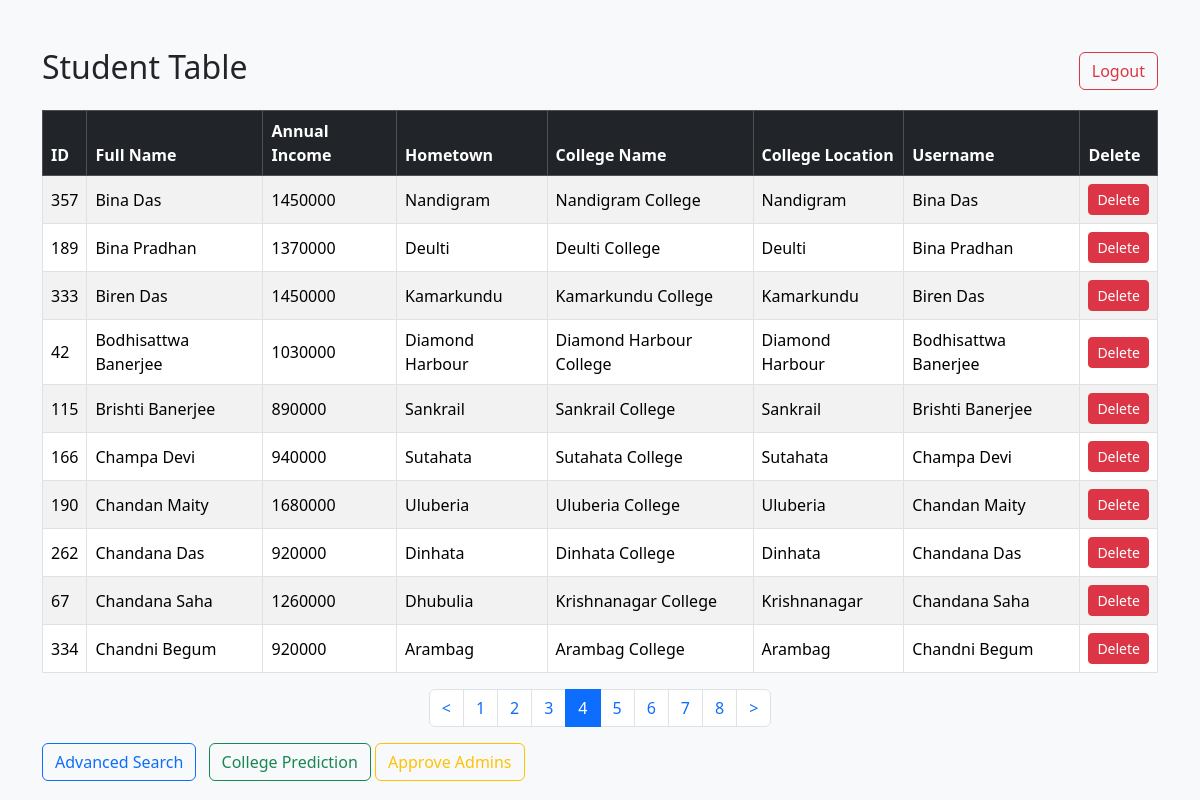
Page /admin/dashboard?page=4 (signed in) on the committed database.
### tables this page shows
CREATE TABLE profiles (
            user_id INTEGER PRIMARY KEY,
            full_name TEXT,
            annual_income INTEGER,
            hometown TEXT,
            college_name TEXT,
            college_location TEXT,
            FOREIGN KEY(user_id) REFERENCES users(id)
        );

CREATE TABLE users (
            id INTEGER PRIMARY KEY AUTOINCREMENT,
            username TEXT UNIQUE NOT NULL,
            password TEXT NOT NULL,
            role TEXT NOT NULL
        , approved INTEGER DEFAULT 1);

### app.py (the view)
@app.route('/admin/dashboard')
@login_required
def admin_dashboard():
    if getattr(current_user, 'role', None) != 'admin':
        return redirect(url_for('admin_login'))
    page = request.args.get('page', 1, type=int)
    per_page = 10
    conn = sqlite3.connect('database.db')
    c = conn.cursor()
    c.execute("SELECT COUNT(*) FROM profiles")
    total = c.fetchone()[0]
    c.execute('''SELECT profiles.*, users.username
                 FROM profiles JOIN users ON profiles.user_id = users.id
                 LIMIT ? OFFSET ?''', (per_page, (page-1)*per_page))
    students = c.fetchall()
    conn.close()
    total_pages = ceil(total/per_page) if total else 1
    pagination_window = get_pagination_window(page, total_pages, window=8)
    return render_template('admin_dashboard.html',
                           students=students,
                           total_pages=total_pages,
                           current_page=page,
                           pagination_window=pagination_window)

### app.py (called while the page is built)
def get_pagination_window(current_page, total_pages, window=8):
    half = window // 2
    if total_pages <= window:
        return list(range(1, total_pages + 1))
    elif current_page <= half:
        return list(range(1, window + 1))
    elif current_page >= total_pages - half:
        return list(range(total_pages - window + 1, total_pages + 1))
    else:
        return list(range(current_page - half + 1, current_page + half + 1))

@login_manager.user_loader
def user_loader(username):
    conn = sqlite3.connect('database.db')
    c = conn.cursor()
    c.execute("SELECT * FROM users WHERE username = ?", (username,))
    user_data = c.fetchone()
    if not user_data:
        return None
    user = User()
    user.id = username
    user.role = user_data[3]
    return user

### templates/admin_dashboard.html (shortened to what this page needs)
<!DOCTYPE html>
<html>
<head>
  <link href="https://cdn.jsdelivr.net/npm/bootstrap@5.3.2/dist/css/bootstrap.min.css" rel="stylesheet">
</head>
<body class="bg-light">
<div class="container mt-5">
  <div class="d-flex justify-content-between align-items-center mb-3">
    <h2>Student Table</h2>
    <a class="btn btn-outline-danger" href="{{ url_for('logout') }}">Logout</a>
  </div>
  <div class="table-responsive">
    <table class="table table-striped table-bordered align-middle">
      <thead class="table-dark">
        <tr>
          <th>ID</th>
          <th>Full Name</th>
          <th>Annual Income</th>
          <th>Hometown</th>
          <th>College Name</th>
          <th>College Location</th>
          <th>Username</th>
          <th>Delete</th>
        </tr>
      </thead>
      <tbody>
        {% for s in students %}
        <tr>
          <td>{{ s[0] }}</td>
          <td>{{ s[1] }}</td>
          <td>{{ s[2] }}</td>
          <td>{{ s[3] }}</td>
          <td>{{ s[4] }}</td>
          <td>{{ s[5] }}</td>
          <td>{{ s[6] }}</td>
          <td>
            <a class="btn btn-sm btn-danger" href="{{ url_for('admin_delete', user_id=s[0]) }}">Delete</a>
          </td>
        </tr>
        {% endfor %}
      </tbody>
    </table>
  </div>
  {% include 'pagination.html' %}
  <div class="mt-3">
    <a class="btn btn-outline-primary me-2" href="{{ url_for('admin_search') }}">Advanced Search</a>
    <a class="btn btn-outline-success" href="{{ url_for('admin_predict') }}">College Prediction</a>
    <a class="btn btn-outline-warning" href="{{ url_for('admin_approve') }}">Approve Admins</a>
  </div>
</div>
</body>
</html>

### rows in the picture
profiles: user_id "357", full_name "Bina Das", annual_income "1450000", hometown "Nandigram", college_name "Nandigram College", college_location "Nandigram", username "Bina Das"
profiles: user_id "189", full_name "Bina Pradhan", annual_income "1370000", hometown "Deulti", college_name "Deulti College", college_location "Deulti", username "Bina Pradhan"
profiles: user_id "333", full_name "Biren Das", annual_income "1450000", hometown "Kamarkundu", college_name "Kamarkundu College", college_location "Kamarkundu", username "Biren Das"
profiles: user_id "42", full_name "Bodhisattwa Banerjee", annual_income "1030000", hometown "Diamond Harbour", college_name "Diamond Harbour College", college_location "Diamond Harbour", username "Bodhisattwa Banerjee"
profiles: user_id "115", full_name "Brishti Banerjee", annual_income "890000", hometown "Sankrail", college_name "Sankrail College", college_location "Sankrail", username "Brishti Banerjee"
profiles: user_id "166", full_name "Champa Devi", annual_income "940000", hometown "Sutahata", college_name "Sutahata College", college_location "Sutahata", username "Champa Devi"
profiles: user_id "190", full_name "Chandan Maity", annual_income "1680000", hometown "Uluberia", college_name "Uluberia College", college_location "Uluberia", username "Chandan Maity"
profiles: user_id "262", full_name "Chandana Das", annual_income "920000", hometown "Dinhata", college_name "Dinhata College", college_location "Dinhata", username "Chandana Das"
profiles: user_id "67", full_name "Chandana Saha", annual_income "1260000", hometown "Dhubulia", college_name "Krishnanagar College", college_location "Krishnanagar", username "Chandana Saha"
profiles: user_id "334", full_name "Chandni Begum", annual_income "920000", hometown "Arambag", college_name "Arambag College", college_location "Arambag", username "Chandni Begum"

### other values in the picture
{{ p }} "1" "2" "3" "4" "5" "6" "7" "8"
